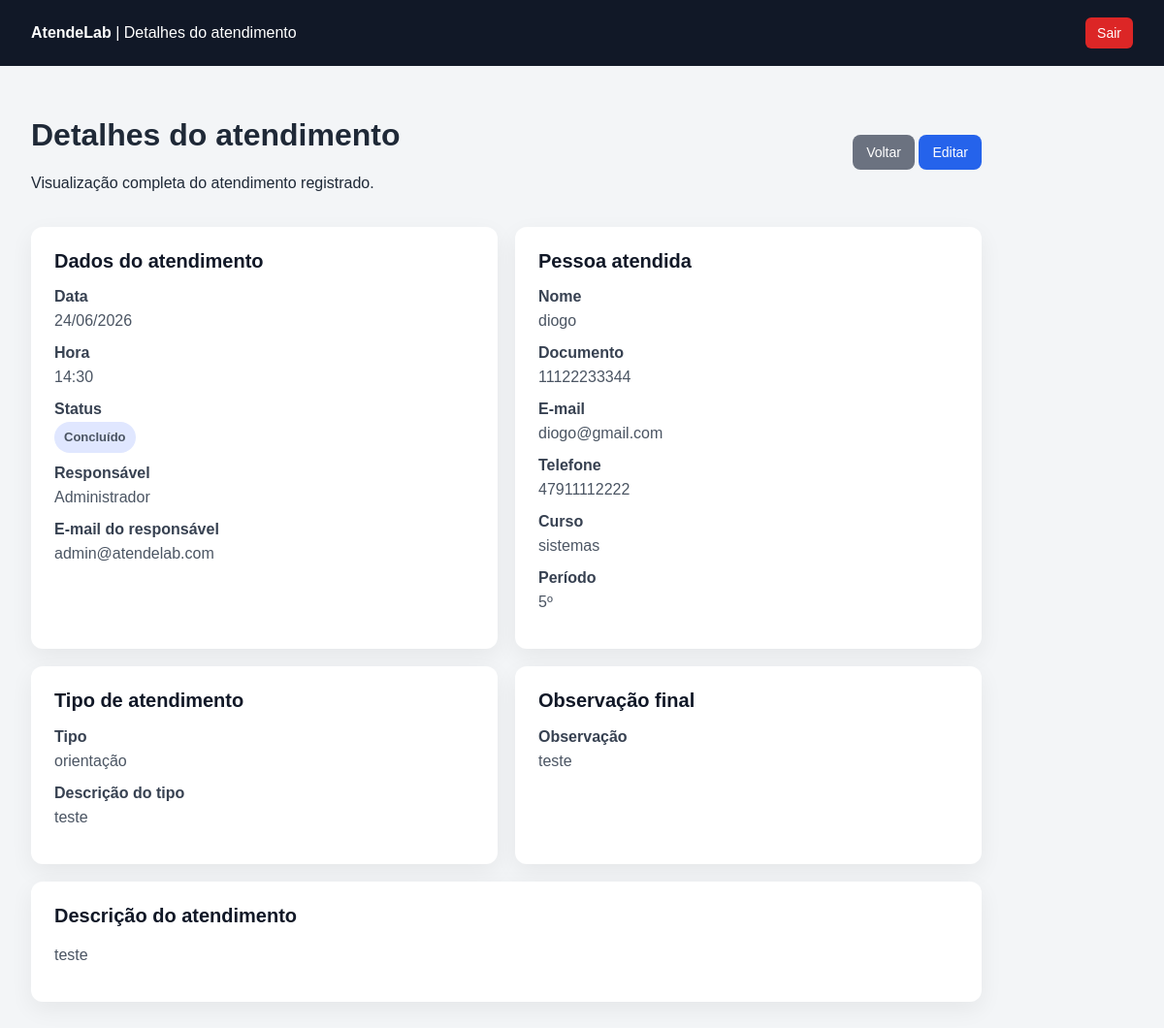
The app's page /atendimentos/visualizar.php?id=3 (signed in) with its own data.
### tables this page shows
CREATE TABLE `atendimentos` (
  `id` int(11) NOT NULL,
  `pessoa_id` int(11) NOT NULL,
  `tipo_atendimento_id` int(11) NOT NULL,
  `usuario_id` int(11) NOT NULL,
  `data_atendimento` date NOT NULL,
  `hora_atendimento` time NOT NULL,
  `descricao` text NOT NULL,
  `observacao` text DEFAULT NULL,
  `status` enum('aberto','em_andamento','concluido') DEFAULT 'aberto',
  `criado_em` timestamp NOT NULL DEFAULT current_timestamp(),
  `horario_atendimento` time DEFAULT NULL,
  `observacao_final` text DEFAULT NULL,
  `atualizado_em` timestamp NOT NULL DEFAULT current_timestamp() ON UPDATE current_timestamp()
);

CREATE TABLE `usuarios` (
  `id` int(11) NOT NULL,
  `nome` varchar(100) NOT NULL,
  `email` varchar(100) NOT NULL,
  `senha` varchar(255) NOT NULL,
  `perfil` enum('admin','aluno','atendente') DEFAULT 'atendente',
  `status` enum('ativo','inativo') DEFAULT 'ativo',
  `criado_em` timestamp NOT NULL DEFAULT current_timestamp(),
  `atualizado_em` timestamp NOT NULL DEFAULT current_timestamp() ON UPDATE current_timestamp()
);

CREATE TABLE `pessoas` (
  `id` int(11) NOT NULL,
  `nome` varchar(150) NOT NULL,
  `documento` varchar(30) NOT NULL,
  `email` varchar(150) NOT NULL,
  `telefone` varchar(20) DEFAULT NULL,
  `curso` varchar(120) DEFAULT NULL,
  `periodo` varchar(20) DEFAULT NULL,
  `status` enum('ativo','inativo') DEFAULT 'ativo',
  `criado_em` timestamp NOT NULL DEFAULT current_timestamp(),
  `observacoes` text DEFAULT NULL,
  `atualizado_em` timestamp NOT NULL DEFAULT current_timestamp() ON UPDATE current_timestamp()
);

CREATE TABLE `tipos_atendimentos` (
  `id` int(11) NOT NULL,
  `nome` varchar(100) NOT NULL,
  `descricao` text DEFAULT NULL,
  `status` enum('ativo','inativo') DEFAULT 'ativo',
  `criado_em` timestamp NOT NULL DEFAULT current_timestamp(),
  `atualizado_em` timestamp NOT NULL DEFAULT current_timestamp() ON UPDATE current_timestamp()
);

### atendimentos/visualizar.php (the view, shortened to what this page needs)
<?php
require_once __DIR__ . '/../config/database.php';
$id = $_GET['id'] ?? null;
$sql = "SELECT
            atendimentos.*,
            pessoas.nome AS pessoa_nome,
            pessoas.documento AS pessoa_documento,
            pessoas.email AS pessoa_email,
            pessoas.telefone AS pessoa_telefone,
            pessoas.curso AS pessoa_curso,
            pessoas.periodo AS pessoa_periodo,
            tipos_atendimentos.nome AS tipo_nome,
            tipos_atendimentos.descricao AS tipo_descricao,
            usuarios.nome AS usuario_nome,
            usuarios.email AS usuario_email
        FROM atendimentos
        INNER JOIN pessoas ON atendimentos.pessoa_id = pessoas.id
        INNER JOIN tipos_atendimentos ON atendimentos.tipo_atendimento_id = tipos_atendimentos.id
        INNER JOIN usuarios ON atendimentos.usuario_id = usuarios.id
        WHERE atendimentos.id = :id
        LIMIT 1";
$stmt = $pdo->prepare($sql);
$stmt->bindParam(':id', $id);
$stmt->execute();
$atendimento = $stmt->fetch(PDO::FETCH_ASSOC);
function formatarStatus($status) {
    if ($status === 'concluido') {
        return 'Concluído';
    }
    return $status;
}
?>
<!DOCTYPE html>
<html lang="pt-br">
<head>
</head>
<body>
<header>
    <div>
        <strong>AtendeLab</strong>
        <span> | Detalhes do atendimento</span>
    </div>
    <a href="../logout.php">Sair</a>
</header>
<main>
    <div class="topo">
        <div>
            <h1>Detalhes do atendimento</h1>
            <p>Visualização completa do atendimento registrado.</p>
        </div>
        <div>
            <a class="btn btn-secundario" href="index.php">Voltar</a>
            <a class="btn" href="editar.php?id=<?php echo $atendimento['id']; ?>">Editar</a>
        </div>
    </div>
    <section class="grid">
        <div class="card">
            <h2>Dados do atendimento</h2>
            <div class="linha">
                <strong>Data</strong>
                <span><?php echo date('d/m/Y', strtotime($atendimento['data_atendimento'])); ?></span>
            </div>
            <div class="linha">
                <strong>Hora</strong>
                <span><?php echo substr($atendimento['hora_atendimento'], 0, 5); ?></span>
            </div>
            <div class="linha">
                <strong>Status</strong>
                <span class="status"><?php echo formatarStatus($atendimento['status']); ?></span>
            </div>
            <div class="linha">
                <strong>Responsável</strong>
                <span><?php echo htmlspecialchars($atendimento['usuario_nome']); ?></span>
            </div>
            <div class="linha">
                <strong>E-mail do responsável</strong>
                <span><?php echo htmlspecialchars($atendimento['usuario_email']); ?></span>
            </div>
        </div>
        <div class="card">
            <h2>Pessoa atendida</h2>
            <div class="linha">
                <strong>Nome</strong>
                <span><?php echo htmlspecialchars($atendimento['pessoa_nome']); ?></span>
            </div>
            <div class="linha">
                <strong>Documento</strong>
                <span><?php echo htmlspecialchars($atendimento['pessoa_documento']); ?></span>
            </div>
            <div class="linha">
                <strong>E-mail</strong>
                <span><?php echo htmlspecialchars($atendimento['pessoa_email']); ?></span>
            </div>
            <div class="linha">
                <strong>Telefone</strong>
                <span><?php echo htmlspecialchars($atendimento['pessoa_telefone']); ?></span>
            </div>
            <div class="linha">
                <strong>Curso</strong>
                <span><?php echo htmlspecialchars($atendimento['pessoa_curso']); ?></span>
            </div>
            <div class="linha">
                <strong>Período</strong>
                <span><?php echo htmlspecialchars($atendimento['pessoa_periodo']); ?></span>
            </div>
        </div>
        <div class="card">
            <h2>Tipo de atendimento</h2>
            <div class="linha">
                <strong>Tipo</strong>
                <span><?php echo htmlspecialchars($atendimento['tipo_nome']); ?></span>
            </div>
            <div class="linha">
                <strong>Descrição do tipo</strong>
                <p><?php echo htmlspecialchars($atendimento['tipo_descricao']); ?></p>
            </div>
        </div>
        <div class="card">
            <h2>Observação final</h2>
            <div class="linha">
                <strong>Observação</strong>
                <p>
                    <?php
                        echo $atendimento['observacao']
                            ? htmlspecialchars($atendimento['observacao'])
                            : 'Nenhuma observação final registrada.';
                    ?>
                </p>
            </div>
        </div>
        <div class="card card-full">
            <h2>Descrição do atendimento</h2>
            <div class="linha">
                <p><?php echo htmlspecialchars($atendimento['descricao']); ?></p>
            </div>
        </div>
    </section>
</main>
</body>
</html>

### atendimentos/visualizar.php (style rules this page uses)
body { margin: 0; font-family: Arial, sans-serif; background: #f3f5f7; color: #1f2937; }
header { background: #111827; color: #ffffff; padding: 18px 32px; display: flex; justify-content: space-between; align-items: center; }
header a { color: #ffffff; text-decoration: none; background: #dc2626; padding: 8px 12px; border-radius: 6px; font-size: 14px; }
main { padding: 32px; max-width: 980px; }
.topo { display: flex; justify-content: space-between; align-items: center; gap: 12px; margin-bottom: 20px; }
.btn { background: #2563eb; color: #ffffff; padding: 10px 14px; border-radius: 8px; text-decoration: none; border: none; cursor: pointer; font-size: 14px; display: inline-block; }
.btn-secundario { background: #6b7280; }
.grid { display: grid; grid-template-columns: 1fr 1fr; gap: 18px; }
.card { background: #ffffff; padding: 24px; border-radius: 12px; box-shadow: 0 8px 24px rgba(0, 0, 0, 0.06); }
.card-full { grid-column: 1 / -1; }
h2 { margin-top: 0; font-size: 20px; color: #111827; }
.linha { margin-bottom: 12px; }
.linha strong { display: block; color: #374151; margin-bottom: 4px; }
.linha span, .linha p { color: #4b5563; margin: 0; line-height: 1.5; }
.status { display: inline-block; padding: 6px 10px; border-radius: 999px; font-weight: bold; font-size: 13px; background: #e0e7ff; color: #3730a3; }

### records on screen
atendimentos: data_atendimento "24/06/2026", hora_atendimento "14:30", status "Concluído", usuario.nome "Administrador", usuario.email "admin@atendelab.com", pessoa.nome "diogo", pessoa.documento "11122233344", pessoa.email "diogo@gmail.com", pessoa.telefone "47911112222", pessoa.curso "sistemas", pessoa.periodo "5º", tipo_atendimento.nome "orientação", tipo_atendimento.descricao "teste", observacao "teste", descricao "teste"
